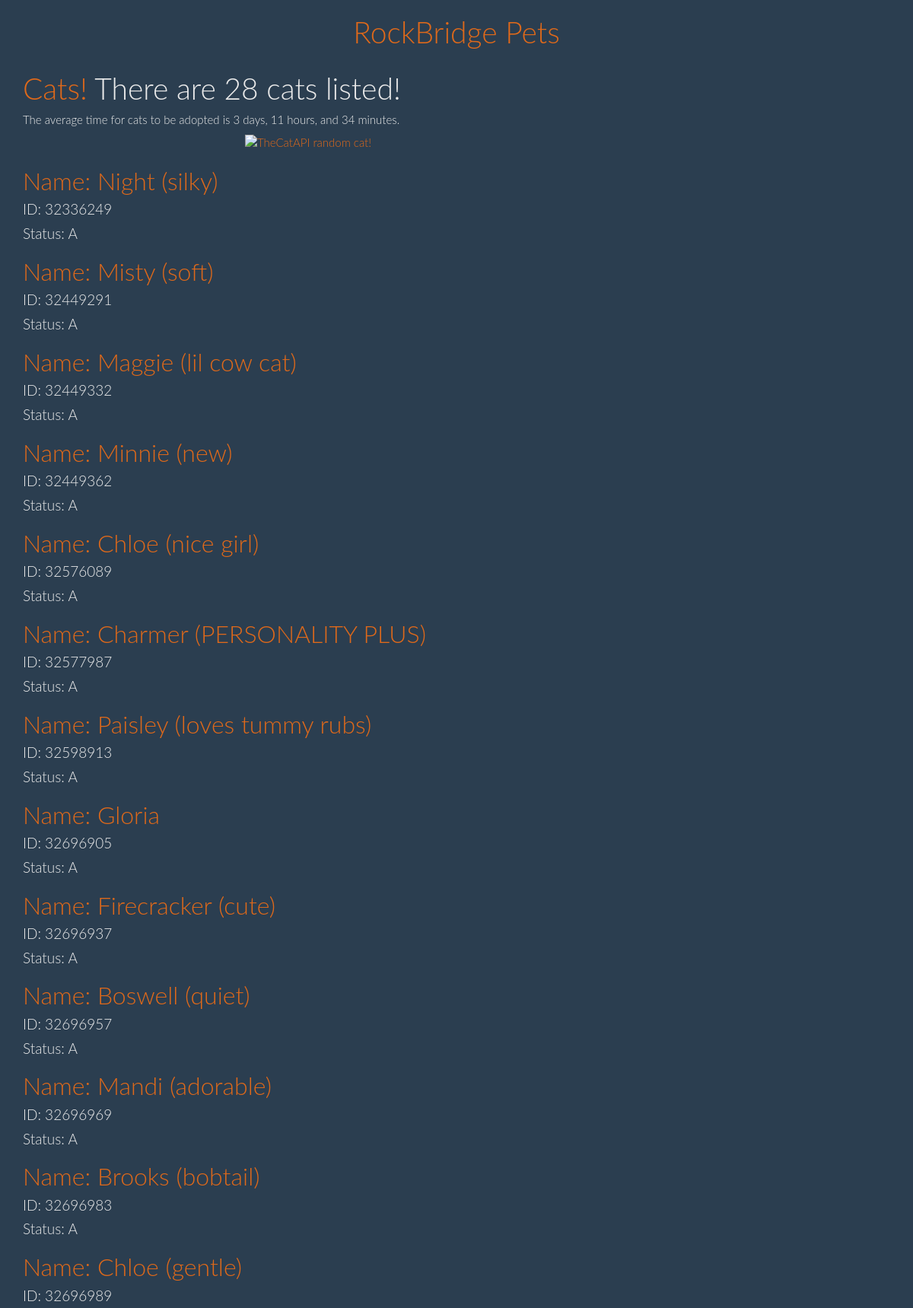
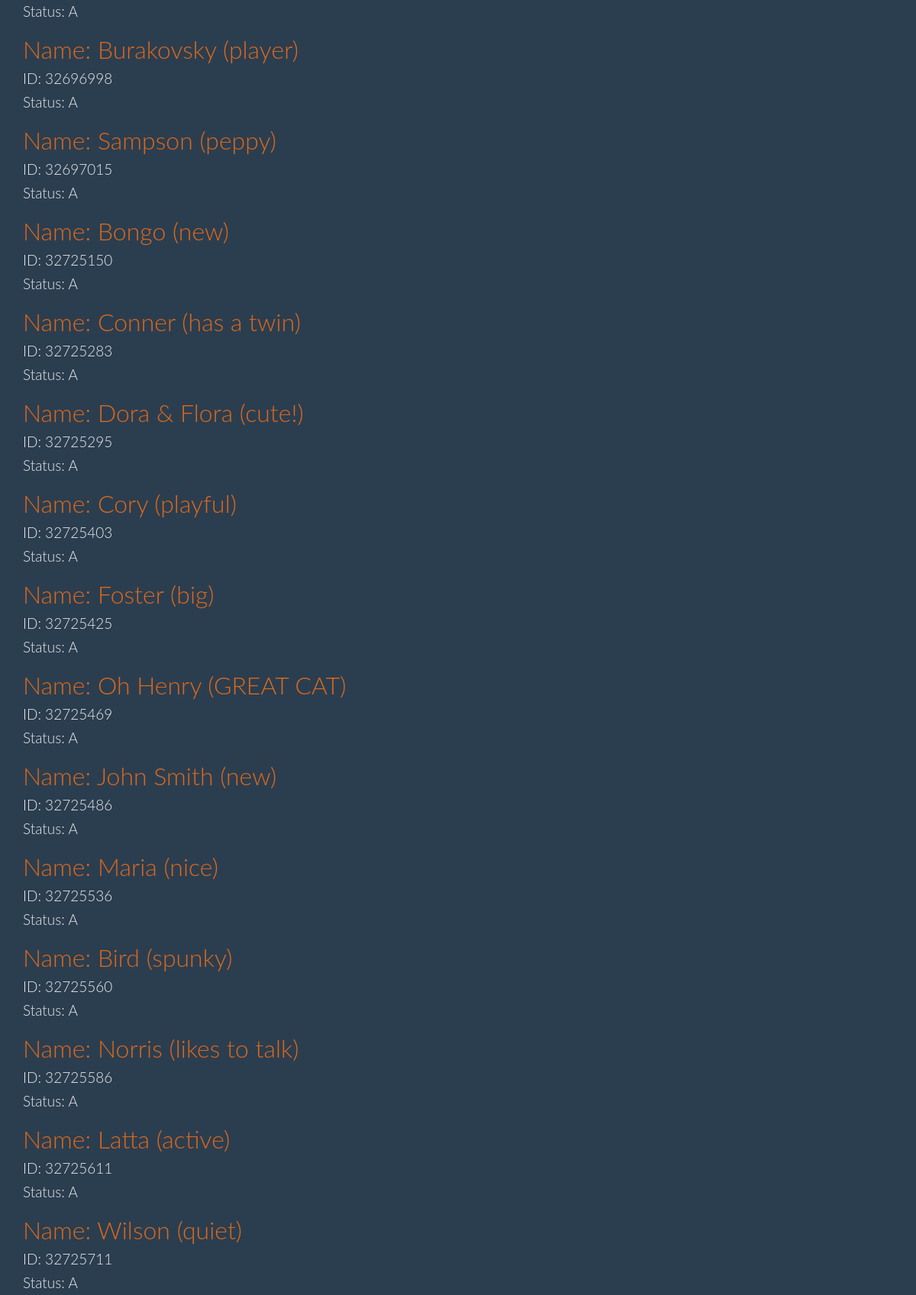
The app's page /cats/ (upper part) with its own data (2 pictures, top to bottom).
### petfind/models.py (models this page shows, shortened)
class Animal(models.Model):
    animal = models.CharField(max_length = 20, blank = True)
    petId = models.CharField(max_length = 20, primary_key=True, verbose_name = 'ID', blank = True )
    firstSeen = models.DateTimeField("First Seen", null = True)
    lastSeen = models.DateTimeField("Last seen ", null = True)
    petName = models.CharField(max_length = 50, verbose_name = 'Name: ', blank = True)
    petDescription = models.TextField(verbose_name = 'Description', blank = True)
    petBreed = models.CharField(max_length = 100, verbose_name = 'Breed', blank = True)
    petStatus = models.CharField(max_length = 10, verbose_name = 'Status', blank = True)
    petAge = models.CharField(max_length = 10, blank = True, verbose_name ='Age')
    petSex = models.CharField(max_length = 10, blank = True, verbose_name = 'Sex')
    petSize = models.CharField(max_length = 10, blank = True, verbose_name ='Size')
    petMix = models.CharField(max_length = 10, blank = True, verbose_name ='Mixed?')
    petFeatures = models.CharField(max_length = 200, verbose_name ='Features', blank = True)
    petPhoto = models.TextField(verbose_name = "Picture", blank = True)
    address = models.CharField(max_length = 200, blank = True, default = '10 Animal Place')
    city = models.CharField(max_length = 50, blank = True, default = 'Lexington')
    email = models.CharField(max_length = 200, blank = True, default = 'shelter@rockbridgespca.net' )
    fax = models.CharField(max_length = 200, blank = True, default = '540-464-8847')
    phone = models.CharField(max_length = 200, blank = True, default = '540-463-5123')
    state = models.CharField(max_length = 2,default = 'VA')
    zip = models.CharField(max_length = 10,default = '24450')
    match = models.CharField(max_length = 5, default = "No")
    class Meta:
        ordering = ['petId']

### petfind/views.py (the view)
# urls.py: url(r'^cats/$', views.cats),
def cats(request):
    catlist = Animal.objects.filter(animal='Cat', petStatus='A')
    catCount = catlist.count()
    sumT = timedelta(days=0)
    for cat in catlist:
        timediff = cat.lastSeen - cat.firstSeen
        sumT += timediff
    avg = sumT/catCount
    averageTime=strfdelta(avg, "{days} days, {hours} hours, and {minutes} minutes")
    return render(request, 'petfind/cats.html', {'catlist': catlist, 'catCount': catCount, 'averageTime': averageTime})

### petfind/views.py (called while the page is built)
def strfdelta(tdelta, fmt):
    d = {"days": tdelta.days}
    d["hours"], rem = divmod(tdelta.seconds, 3600)
    d["minutes"], d["seconds"] = divmod(rem, 60)
    return fmt.format(**d)

### petfind/templates/petfind/cats.html (shortened to what this page needs)
{% extends "petfind/base.html" %}
{% block content %}
<h1><a href="{% url 'petfind.views.cats' %}">Cats!</a> There are {{ catCount }} cats listed!</h1>
<h5>The average time for cats to be adopted is {{ averageTime }}.</h5>
<a href="http://thecatapi.com"><center><img src="http://thecatapi.com/api/images/get?format=src&type=gif"
	alt="TheCatAPI random cat!" align="middle"></center></a>
{% for cat in catlist %}
	<div>
		<h2><a href="{% url 'petfind.views.cats_detail' pk=cat.petId %}">Name: {{ cat.petName }}</a></h2>
		<h4> ID: {{ cat.petId }}</h4>
		<h4> Status: {{ cat.petStatus }}</h4>
	</div>
{% endfor %}
{% endblock content %}

### records on screen
Animal: petName "Night (silky)", petId "32336249", petStatus "A"
Animal: petName "Misty (soft)", petId "32449291", petStatus "A"
Animal: petName "Maggie (lil cow cat)", petId "32449332", petStatus "A"
Animal: petName "Minnie (new)", petId "32449362", petStatus "A"
Animal: petName "Chloe (nice girl)", petId "32576089", petStatus "A"
Animal: petName "Charmer (PERSONALITY PLUS)", petId "32577987", petStatus "A"
Animal: petName "Paisley (loves tummy rubs)", petId "32598913", petStatus "A"
Animal: petName "Gloria", petId "32696905", petStatus "A"
Animal: petName "Firecracker (cute)", petId "32696937", petStatus "A"
Animal: petName "Boswell (quiet)", petId "32696957", petStatus "A"
Animal: petName "Mandi (adorable)", petId "32696969", petStatus "A"
Animal: petName "Brooks (bobtail)", petId "32696983", petStatus "A"
Animal: petName "Chloe (gentle)", petId "32696989", petStatus "A"
Animal: petName "Burakovsky (player)", petId "32696998", petStatus "A"
Animal: petName "Sampson (peppy)", petId "32697015", petStatus "A"
Animal: petName "Bongo (new)", petId "32725150", petStatus "A"
Animal: petName "Conner (has a twin)", petId "32725283", petStatus "A"
Animal: petName "Dora & Flora (cute!)", petId "32725295", petStatus "A"
Animal: petName "Cory (playful)", petId "32725403", petStatus "A"
Animal: petName "Foster (big)", petId "32725425", petStatus "A"
Animal: petName "Oh Henry (GREAT CAT)", petId "32725469", petStatus "A"
Animal: petName "John Smith (new)", petId "32725486", petStatus "A"
Animal: petName "Maria (nice)", petId "32725536", petStatus "A"
Animal: petName "Bird (spunky)", petId "32725560", petStatus "A"
Animal: petName "Norris (likes to talk)", petId "32725586", petStatus "A"
Animal: petName "Latta (active)", petId "32725611", petStatus "A"
Animal: petName "Wilson (quiet)", petId "32725711", petStatus "A"

### other values on screen
{{ catCount }} "28"
{{ averageTime }} "3 days, 11 hours, and 34 minutes"
